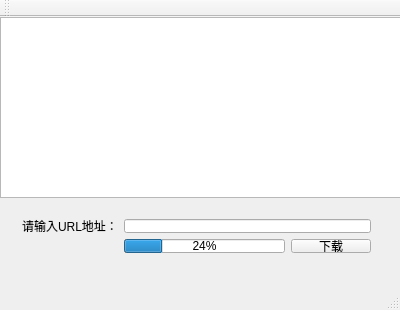
<?xml version="1.0" encoding="UTF-8"?>
<ui version="4.0">
 <class>MainWindow</class>
 <widget class="QMainWindow" name="MainWindow">
  <property name="geometry">
   <rect>
    <x>0</x>
    <y>0</y>
    <width>400</width>
    <height>310</height>
   </rect>
  </property>
  <property name="windowTitle">
   <string>MainWindow</string>
  </property>
  <widget class="QWidget" name="centralWidget">
   <widget class="QTextBrowser" name="textBrowser">
    <property name="geometry">
     <rect>
      <x>0</x>
      <y>0</y>
      <width>401</width>
      <height>181</height>
     </rect>
    </property>
   </widget>
   <widget class="QWidget" name="">
    <property name="geometry">
     <rect>
      <x>11</x>
      <y>191</y>
      <width>371</width>
      <height>56</height>
     </rect>
    </property>
    <layout class="QGridLayout" name="gridLayout">
     <item row="0" column="0">
      <widget class="QLabel" name="label">
       <property name="text">
        <string>请输入URL地址：</string>
       </property>
      </widget>
     </item>
     <item row="0" column="1" colspan="2">
      <widget class="QLineEdit" name="lineEdit"/>
     </item>
     <item row="1" column="1">
      <widget class="QProgressBar" name="progressBar">
       <property name="value">
        <number>24</number>
       </property>
      </widget>
     </item>
     <item row="1" column="2">
      <widget class="QPushButton" name="pushButton">
       <property name="text">
        <string>下载</string>
       </property>
      </widget>
     </item>
    </layout>
   </widget>
  </widget>
  <widget class="QMenuBar" name="menuBar">
   <property name="geometry">
    <rect>
     <x>0</x>
     <y>0</y>
     <width>400</width>
     <height>23</height>
    </rect>
   </property>
  </widget>
  <widget class="QToolBar" name="mainToolBar">
   <attribute name="toolBarArea">
    <enum>TopToolBarArea</enum>
   </attribute>
   <attribute name="toolBarBreak">
    <bool>false</bool>
   </attribute>
  </widget>
  <widget class="QStatusBar" name="statusBar"/>
 </widget>
 <layoutdefault spacing="6" margin="11"/>
 <resources/>
 <connections/>
</ui>
